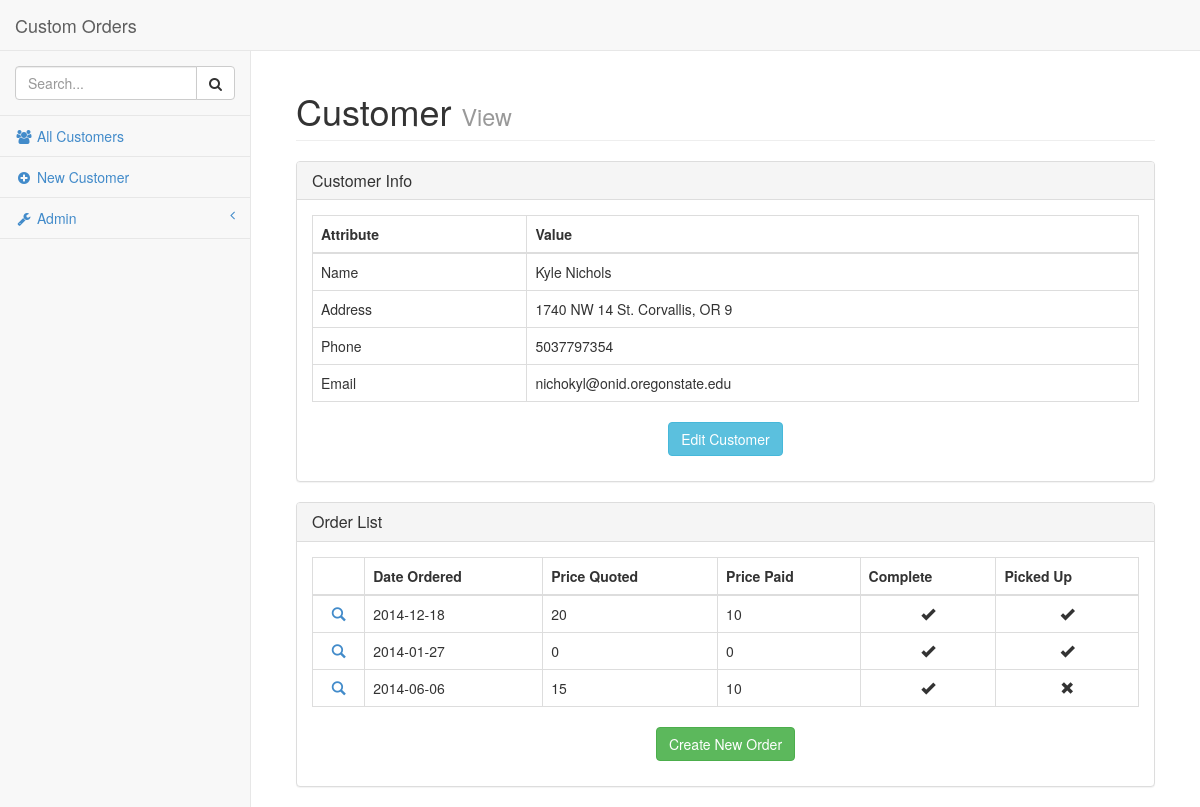
Page /viewcustomer.php?CustomerID=1 on the committed database.
### tables this page shows
CREATE TABLE IF NOT EXISTS `Customer` (
  `CustomerID` mediumint(9) NOT NULL AUTO_INCREMENT,
  `Name` varchar(30) NOT NULL,
  `Address` varchar(30) NOT NULL,
  `Phone` varchar(10) NOT NULL,
  `Email` varchar(30) NOT NULL,
  PRIMARY KEY (`CustomerID`)
);

CREATE TABLE IF NOT EXISTS `Order` (
  `OrderID` mediumint(9) NOT NULL AUTO_INCREMENT,
  `DateOrdered` date NOT NULL,
  `QuotedPrice` double(10,5) NOT NULL,
  `TotalPaid` double(10,5) NOT NULL,
  `CustomerID` mediumint(9) NOT NULL,
  `Complete` tinyint(1) NOT NULL,
  `PickedUp` tinyint(1) NOT NULL,
  PRIMARY KEY (`OrderID`),
  KEY `CustomerID` (`CustomerID`)
);

### inc/sql_queries.php (called while the page is built, shortened)
<?php
require_once("global.php");
function openconnection() {
	global $db_host;
	global $db_user;
	global $db_pass;
	global $db_data;
    $connection = new mysqli($db_host, $db_user, $db_pass, $db_data);
    return $connection;
}
function select_orders_from_customer($customer_id)
{
	if ($con = openconnection())
	{
		if ($query = $con->prepare("SELECT * FROM `Order`, Customer
			WHERE `Order`.CustomerID = Customer.CustomerID AND Customer.CustomerID = ?"))
		{
			$query->bind_param("i", $customer_id);
			$query->execute();
		}
		$response = $query->get_result();
		while($row = $response->fetch_assoc())
			$result[] = $row;
		if(isset($result))
			return $result;
		else
			return NULL;
	}
}
function get_customer($customer_id)
{
	if ($con = openconnection())
	{
		if ($query = $con->prepare("SELECT * FROM Customer WHERE CustomerID = ?"))
		{
			$query->bind_param("i", $customer_id);
			$query->execute();
		}
		$response = $query->get_result();
		while($row = $response->fetch_assoc())
			$result[] = $row;
		if(isset($result))
			return $result[0];
		else
			return NULL;
	}
}
?>

### viewcustomer.php (the view, shortened to what this page needs)
<?php
	include("inc/sql_queries.php");
	include("templates/header.php");
    function echo_data($data, $item) {
        if(isset($data[$item])) {
            echo $data[$item];
        }
    }
    if(isset($_REQUEST['CustomerID']) && !empty($_REQUEST['CustomerID'])) {
        $CustomerID = $_REQUEST['CustomerID'];
    }
    else {
        $CustomerID = NULL;
    }
    if($CustomerID):
?>
<?php
    $customer = get_customer($CustomerID);
?>
<div>
	<div class="panel panel-default">
		<div class="panel-heading">
			<h3 class="panel-title">Customer Info</h3>
		</div>
        <div class="panel-body">
            <table class="table table-bordered table-hover">
                <thead>
                    <tr>
                        <th>Attribute</th>
                        <th>Value</th>
                    </tr>
                </thead>
                <tbody>
                    <tr>
                        <td>Name</td>
                        <td><?php echo_data($customer, 'Name'); ?></td>
                    </tr>
                    <tr>
                        <td>Address</td>
                        <td><?php echo_data($customer, 'Address'); ?></td>
                    </tr>
                    <tr>
                        <td>Phone</td>
                        <td><?php echo_data($customer, 'Phone'); ?></td>
                    </tr>
                    <tr>
                        <td>Email</td>
                        <td><?php echo_data($customer, 'Email'); ?></td>
                    </tr>
            </table>
            <p class="text-center"><a class="btn btn-info" href="editcustomer.php?CustomerID=<?php echo $CustomerID; ?>">Edit Customer</a></p>
		</div>
    </div>
<?php
	$data = select_orders_from_customer($CustomerID);
?>
	<div class="panel panel-default">
		<div class="panel-heading">
			<h3 class="panel-title">Order List</h3>
		</div>
        <div class="panel-body">
<?php
    if(count($data)):
?>
        <table class="table table-bordered table-hover">
            <thead>
                <tr>
                    <th></th>
                    <th>Date Ordered</th>
                    <th>Price Quoted</th>
                    <th>Price Paid</th>
                    <th>Complete</th>
                    <th>Picked Up</th>
                </tr>
            </thead>
            <tbody>
<?php
        foreach($data as $row):
            $rowlink = "vieworder.php?OrderID=".$row['OrderID'];
?>
                <tr data-href="<?php echo $rowlink; ?>">
                    <td class="text-center"><a href="<?php echo $rowlink; ?>"><span class="glyphicon glyphicon-search"></span></a></td>
                    <td><?php echo_data($row, 'DateOrdered'); ?></td>
                    <td><?php echo_data($row, 'QuotedPrice'); ?></td>
                    <td><?php echo_data($row, 'TotalPaid'); ?></td>
                    <td class="text-center"><span class="glyphicon <?php echo $row['Complete'] ? "glyphicon-ok": "glyphicon-remove"; ?>"></span></td>
                    <td class="text-center"><span class="glyphicon <?php echo $row['PickedUp'] ? "glyphicon-ok": "glyphicon-remove"; ?>"></span></td>
                </tr>
<?php
        endforeach;
?>
        </table>
<?php
    else:
?>
        <p>Sorry There is No Data Yet</p>
<?php
    endif;
?>
		<p class="text-center"><a class="btn btn-success" href="editorder.php?CustomerID=<?php echo $CustomerID; ?>">Create New Order</a></p>
		</div>
	</div>
</div>
<?php
    endif;
?>
<?php
	include("templates/footer.php");
?>

### css/sb-admin-2.css (style rules this page uses)
body { background-color: #f8f8f8; }

### rows in the picture
customer: Name "Kyle Nichols 1740 NW 14 St. Corvallis, OR 9 5037797354 nichokyl@onid.oregonstate.edu"
order: DateOrdered "2014-12-18 20 10", Complete 1 (drawn), PickedUp 1 (drawn)
order: DateOrdered "2014-01-27 0 0", Complete 1 (drawn), PickedUp 1 (drawn)
order: DateOrdered "2014-06-06 15 10", Complete 1 (drawn), PickedUp 0 (drawn)

### other values in the picture
$website_name "Custom Orders"
$page_title "Customer"
$page_subtitle "View"
